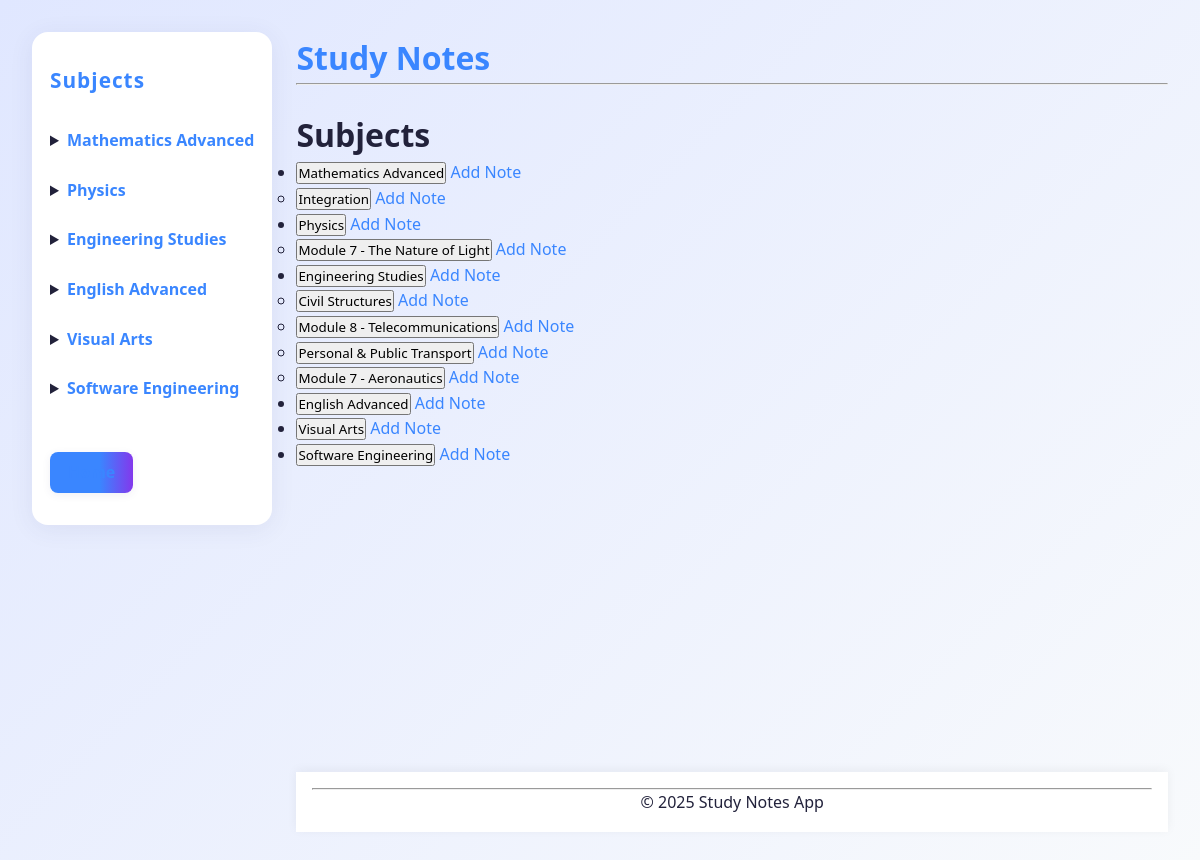
Before: / with the older database file.
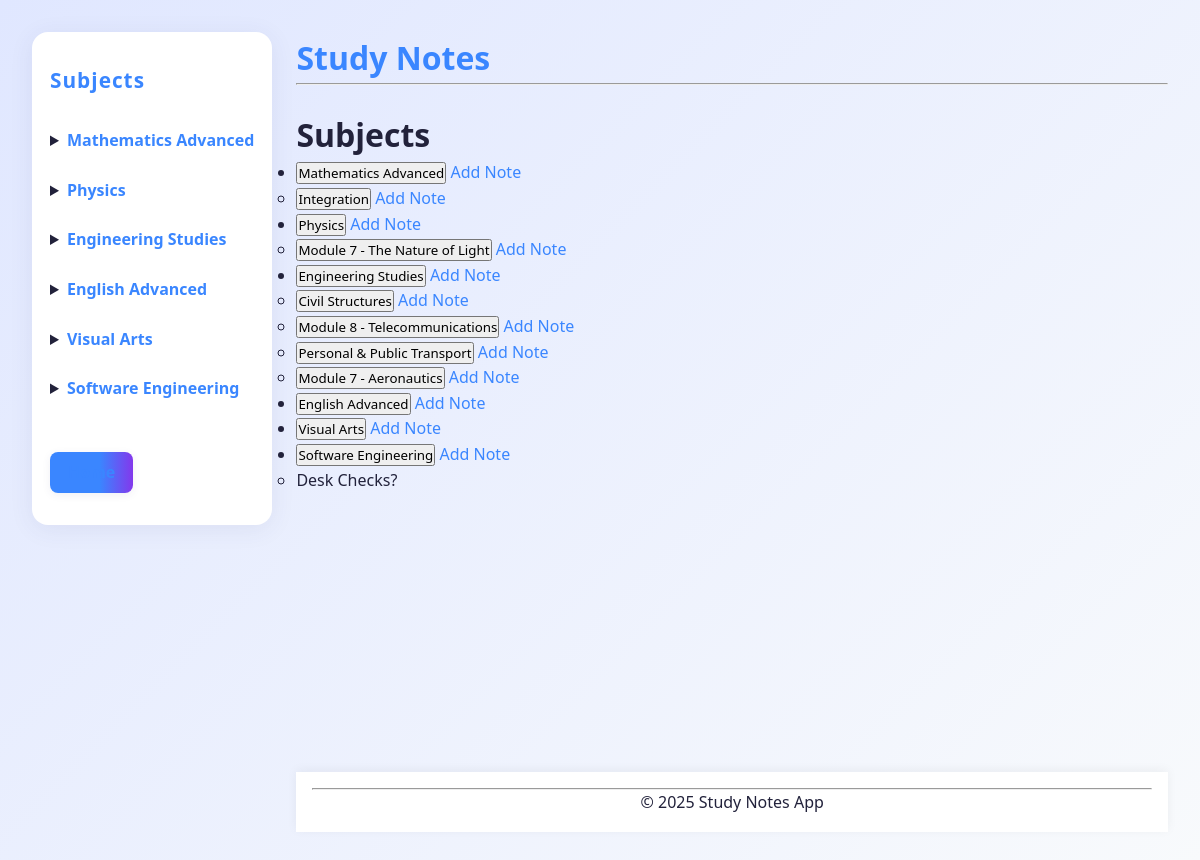
After: the same page with the newer database file.
### notes/models.py (models this page shows, shortened)
class Subject(models.Model):
    name = models.CharField(max_length=200)
    details = RichTextField(blank=True, null=True)
    parent = models.ForeignKey('self', on_delete=models.CASCADE, null=True, blank=True, related_name='subsubjects')

class Note(models.Model):
    subject = models.ForeignKey(Subject, on_delete=models.CASCADE, related_name='notes')
    title = models.CharField(max_length=200)
    content = models.TextField()
    created_at = models.DateTimeField(auto_now_add=True)
    content = RichTextField()

### notes/views.py (the view)
# urls.py: path('', views.home, name='home'),
def home(request):
    subjects = Subject.objects.filter(parent__isnull=True).prefetch_related('subsubjects', 'notes')
    return render(request, 'notes/home.html', {'subjects': subjects})

### notes/context_processors.py (called while the page is built)
def subjects_processor(request):
    return {
        'subjects': Subject.objects.filter(parent__isnull=True).prefetch_related('subsubjects')
    }

### notes/templates/notes/home.html (shortened to what this page needs)
{% extends 'notes/base.html' %}
{% block content %}
    <h1>Subjects</h1>
    <ul>
        {% for subject in subjects %}
            <li>
                <form action="{% url 'notes:subject_detail' subject.id %}" method="get" style="display:inline;">
                    <button type="submit">{{ subject.name }}</button>
                </form>
                <a href="{% url 'notes:create_note' subject.id %}">Add Note</a>
                {% if subject.subsubjects.all %}
                    <ul>
                        {% for sub in subject.subsubjects.all %}
                            <li>
                                <form action="{% url 'notes:subject_detail' sub.id %}" method="get" style="display:inline;">
                                    <button type="submit">{{ sub.name }}</button>
                                </form>
                                <a href="{% url 'notes:create_note' sub.id %}">Add Note</a>
                            </li>
                        {% endfor %}
                    </ul>
                {% endif %}
                {% if subject.notes.all %}
                    <ul>
                        {% for note in subject.notes.all %}
                            <li>{{ note.title }}</li>
                        {% endfor %}
                    </ul>
                {% endif %}
            </li>
        {% endfor %}
    </ul>
{% endblock %}

### notes/templates/notes/base.html (shortened to what this page needs)
{% load static %}
<!DOCTYPE html>
<html>
</html><head>
    <link rel="stylesheet" href="{% static 'notes/styles.css' %}">
    <link rel="stylesheet" href="{% static 'notes/modern_overrides.css' %}">
    <link rel="stylesheet" href="{% static 'notes/modern_layout.css' %}">
    <link rel="stylesheet" href="{% static 'notes/notes_overrides.css' %}">
</head>
<body>
    <div class="layout">
        <nav class="sidebar-nav">
            <h2>Subjects</h2>
            <ul>
                {% for subj in subjects %}
                    <li>
                        <details>
                            <summary>
                                <a href="{% url 'notes:subject_detail' subj.id %}">{{ subj.name }}</a>
                            </summary>
                        </details>
                    </li>
                {% endfor %}
            </ul>
            <a href="{% url 'notes:home' %}" class="home-link">Home</a>
        </nav>
        <div class="main-content">
            <header>
                <h1><a href="{% url 'notes:home' %}">Study Notes</a></h1>
                <hr>
            </header>
            <main>
                {% block content %}
                {% endblock %}
            </main>
            <footer>
                <hr>
                <p>&copy; 2025 Study Notes App</p>
            </footer>
        </div>
    </div>
</body>
</html>

Changed rows visible on the page:
added Note: title "Desk Checks?", shown under Subject "Software Engineering"
